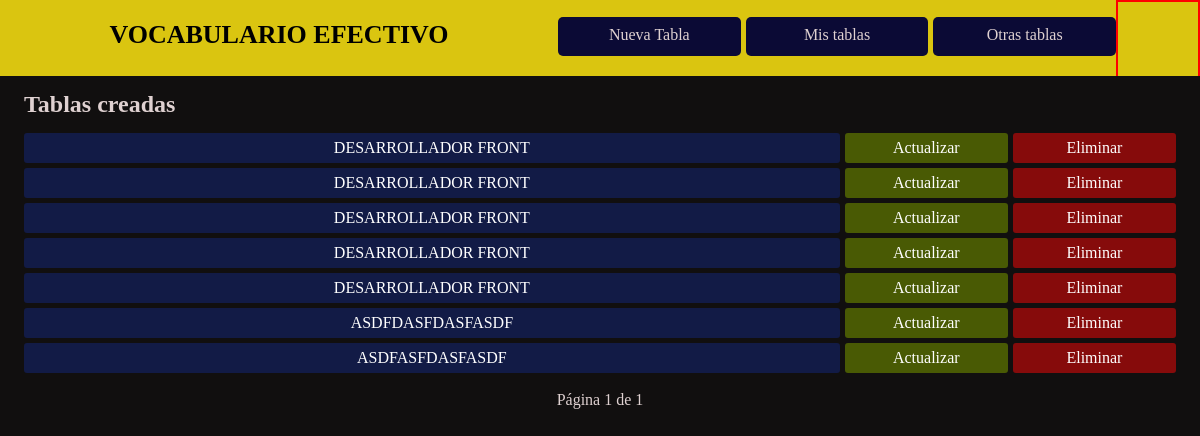
The page /coleccion-tablas/ (signed in) on the database its author committed.
### tables/models.py (models this page shows)
class Table(models.Model) :
    id = models.AutoField(primary_key=True)
    user = models.ForeignKey(User, on_delete = models.CASCADE)
    title = models.CharField(max_length = 255)
    link = models.CharField(max_length = 255, null = True, blank = True)
    pdf_doc = models.FileField(null = True, blank = True, upload_to='pdf')

### tables/views.py (the view)
# urls.py: path('coleccion-tablas/', login_required(views.TableCollectionView.as_view()), name = 'table_collection'),
class TableCollectionView(ListView) :
    template_name = 'table_collection/table_collection.html'
    context_object_name = 'tables'
    paginate_by = 10
    def get_queryset(self, *args, **kwargs) :
        return Table.objects.filter(user_id = self.request.user.id)

### tables/templates/table_collection/table_collection.html
{% extends 'layouts/layout.html' %}
{% block main_content %}
    <h2 class="description-tables">Tablas creadas</h2>
    <ul class="table-collection">
        {% for table in tables %}
            <li>
                <div class="option-table check"><a href="{% url 'tables_app:word_list' table_id=table.id  title=table.title %}" >{{table.title|upper}}</a></div>
                <div class="option-table update"><a href="{% url 'tables_app:updatetable' pk=table.id %}">Actualizar</a></div>
                <div class="option-table delete"><a href="{% url 'tables_app:removetable' pk=table.id %}">Eliminar</a></div>
            </li>
        {% endfor %}
    </ul>
    {% include 'includes/pagination.html' %}
{% endblock %}

### mainapp/static/css/styles.css (style rules this page uses)
* { margin: 0; padding: 0; }

### tables/static/css/styles-app-tables.css (style rules this page uses)
h2.description-tables { margin-top: 15px; }
ul.table-collection { margin-top: 15px; }
ul.table-collection li { height: 30px; line-height: 30px; text-align: center; border-radius: 5px; list-style: none; margin-bottom: 5px; display: grid; grid-template-columns: 5fr 1fr 1fr; grid-gap: 5px; }
ul.table-collection li a { color: white; text-decoration: none; }
div.option-table { border-radius: 3px; }
div.check { background-color: #121b46; }
div.update { background-color: #495a04; }
div.delete { background-color: #860b0b; }
div.check a, div.update a, div.delete a { cursor: pointer; display: block; text-decoration: none; }

### rows shown on the page
Table: title "DESARROLLADOR FRONT"
Table: title "DESARROLLADOR FRONT"
Table: title "DESARROLLADOR FRONT"
Table: title "DESARROLLADOR FRONT"
Table: title "DESARROLLADOR FRONT"
Table: title "ASDFDASFDASFASDF"
Table: title "ASDFASFDASFASDF"

### other values the page prints
{{ page_obj.number }} "1"
{{ page_obj.paginator.num_pages }} "1"
